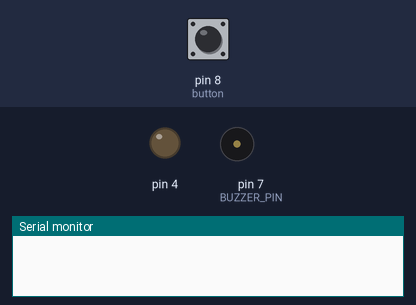
The program below on a simulated Arduino Mega 2560, built with avr-gcc and run on an emulated ATmega2560. Shown: output pins drawn as LEDs (lit = HIGH), buzzer (waves = sounding), the last lines printed to the serial monitor. The test bench sets the inputs (shaded band); at power-on: pin 8 (button) HIGH. The modem accepts every AT command (registered, SIM ready, sends succeed) and sends nothing else.

Above: at 0.1 s.
At 9.3 s:
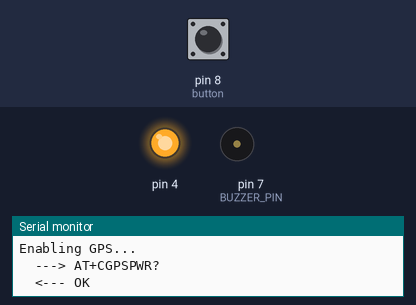
9.4 s: pin 8 (button) pulled LOW for 0.15 s
At 12.7 s:
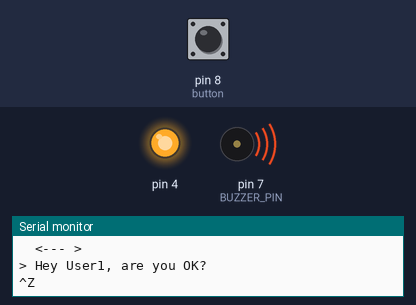
15.5 s: pin 8 (button) pulled LOW for 1 s
Timing chart, 0 to 26.9 s (numbered marks = the images above; inputs shaded):
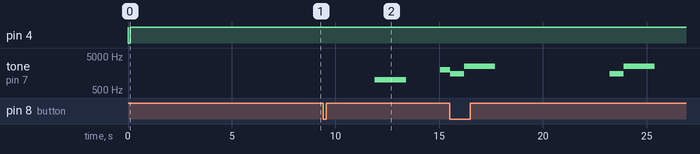

The program:

main.cpp
```cpp
#include <Arduino.h>
#include "sms.h"
#include "sms_alert.h"

int buttonstate = 0;
boolean gps_active = false;
float latitude, longitude, speed_kph, heading, altitude;
char lat[8], lon[8];

void get_gps() //get gps coordinates until it finds and store them
{
  boolean gps_success = getGpsFix(&latitude, &longitude, &speed_kph, &heading, &altitude);

  if (gps_success) //only when finds coordinates
  {
      Serial.print("GPS lat: ");
      Serial.println(latitude, 6);
      dtostrf(latitude, 7, 4, lat);
      Serial.print("GPS long: ");
      Serial.println(longitude, 6);
      dtostrf(longitude, 7, 4, lon);

      gps_active = false;
  }
  else
  {
      Serial.println("Waiting for GPS 3D fix..."); //waiting for 3d fix
  }
}

void setup()
{
  pinMode(7, OUTPUT); //buzzer
  pinMode(8, INPUT); //button

  Serial.begin(9600);

  if (!smsBackendBegin()) //start the GSM module if it's found
  {
    Serial.println(F("Couldn't initialize the GSM module"));
    while (1);
  }
}

void loop()
{
    if(digitalRead(8) == LOW)
    {
        if(buttonstate == 0)
        {
            buttonstate = 1;
        }
        else if(buttonstate == 2)
        {
            buttonstate = 3;
        }
    }

    if(buttonstate == 1)
    {
      sendSmsUser(0); //send sms to user "are you ok?"
      buttonstate = 2;
      gps_active = true;
    }
    if(gps_active && buttonstate == 2)
    {
      get_gps(); //sense gps coordinates and store them
    }
    else if(buttonstate == 3)
    {
      sendSmsEmergency(0, lat, lon); //send emergency sms to user's contacts with coord
      buttonstate = 0;
    }
}
```

sms.h
```cpp
#pragma once

// Backend-agnostic GSM interface. Exactly one backend implementation
// (sms_backend_fona.cpp or sms_backend_sim908_at.cpp) is compiled in,
// selected at build time via the SMS_BACKEND_FONA / SMS_BACKEND_SIM908_AT
// macro set per-environment in platformio.ini.

// Initializes the GSM module. Call once from setup().
// Returns false if the module can't be found/initialized.
bool smsBackendBegin();

// Sends `message` to `number`. Returns true on success.
bool sendSms(const char *number, const char *message);

// Attempts to read a GPS fix. Returns true and fills lat/lon (and, if
// supported, speed/heading/altitude) when a fix is available.
// Backends without GPS support (currently the SIM908 AT-command backend)
// always return false.
bool getGpsFix(float *lat, float *lon, float *speed_kph = nullptr, float *heading = nullptr, float *altitude = nullptr);
```

sms_alert.cpp
```cpp
#include <Arduino.h>
#include "sms.h"
#include "sms_alert.h"

static const uint8_t BUZZER_PIN = 7;
static unsigned int in_frequency = 1000;
static unsigned int en_frequency = 2000;
static unsigned int in_frequency_em = 1500;
static unsigned int en_frequency_em = 2500;
static unsigned long duration = 1500;

static char mex[30];
static String gps_string_partial = " has crashed! https://www.google.com/maps?q=";
static String gps_string;
static char gps_string_tosend[50];

static char *names[] = {"User1", "User2", "User3"}; //users' names

static char *phone_number = "+390000000000"; //placeholder phone number

static char *numbers[] = {phone_number, "+392222222222", "+4911111111111"}; //users' numbers

//emergency numbers (cols) of each user (rows)
static char *emergency_numbers[3][3] = {
    {"+392222222222", phone_number},
    {phone_number, "+4911111111111"},
    {"144", "1313", "1321"}};

static void flushSerial() //read serial if available
{
  while (Serial.available())
  {
    Serial.read();
  }
}

void sendSmsUser(int userIndex) //send sms to user "Are you ok?"
{
  delay(2500);
  tone(BUZZER_PIN, in_frequency, duration);

  sprintf(mex, "Hey %s, are you OK?", names[userIndex]);

  flushSerial();
  sendSms(numbers[userIndex], mex); //send sms
  delay(2500);
  tone(BUZZER_PIN, en_frequency, duration);
}

void sendSmsEmergency(int userIndex, const char *lat, const char *lon) //send coordinates saved to emergency list of the user
{
  for (int h = 0; h < 2; h++)
  {
    tone(BUZZER_PIN, in_frequency_em, duration);

    flushSerial();

    gps_string = names[userIndex] + gps_string_partial + lat + ", " + lon;
    gps_string.toCharArray(gps_string_tosend, 50);
    sendSms(emergency_numbers[userIndex][h], gps_string_tosend); //send sms

    tone(BUZZER_PIN, en_frequency_em, duration);
    delay(7000);
  }
}
```

sms_alert.h
```cpp
#pragma once

// "Are you OK?" safety-check flow: sends a check-in SMS to a user and, if
// unanswered, broadcasts their last known GPS position to their emergency
// contacts. Hardware-agnostic - talks to the GSM module only through
// sms.h's sendSms().

// Sends "Hey <name>, are you OK?" to the given user.
void sendSmsUser(int userIndex);

// Notifies the given user's emergency contacts with their last known
// position (lat/lon as formatted strings, e.g. from dtostrf()).
void sendSmsEmergency(int userIndex, const char *lat, const char *lon);
```

sms_backend_fona.cpp
```cpp
#include "sms.h"

#ifdef SMS_BACKEND_FONA

#include <Arduino.h>
#include <SoftwareSerial.h>
#include "Adafruit_FONA.h"

#define FONA_RX 2
#define FONA_TX 10 // 3 on uno --> 10 on mega
#define FONA_RST 4

static SoftwareSerial fonaSS = SoftwareSerial(FONA_TX, FONA_RX);
static SoftwareSerial *fonaSerial = &fonaSS;
static Adafruit_FONA fona = Adafruit_FONA(FONA_RST);

bool smsBackendBegin()
{
  fonaSerial->begin(9600);
  if (!fona.begin(*fonaSerial)) //start fona if it's found
  {
    Serial.println(F("Couldn't find FONA"));
    return false;
  }

  delay(7000);

  Serial.println(F("Enabling GPS...")); //try to enable gps
  fona.enableGPS(true);
  return true;
}

bool sendSms(const char *number, const char *message)
{
  return fona.sendSMS(const_cast<char *>(number), const_cast<char *>(message));
}

bool getGpsFix(float *lat, float *lon, float *speed_kph, float *heading, float *altitude)
{
  return fona.getGPS(lat, lon, speed_kph, heading, altitude);
}

#endif // SMS_BACKEND_FONA
```

sms_backend_sim908_at.cpp
```cpp
#include "sms.h"

#ifdef SMS_BACKEND_SIM908_AT

#include <Arduino.h>
#include <string.h>

// Raw AT-command driver for the DFRobot GPS/GPRS/GSM Module V3.0 (SIM908),
// ported from the sendSMS prototype. Talks to the module directly over
// Serial instead of a vendor library.
//
// Steps to use the shield:
//        1. Turn the S1 switch to the Prog (right side)
//        2. Turn the S2 switch to the Arduino side (left side)
//        3. Set the UART select switch to the middle position
//        4. Upload the sketch to the Arduino board
//        5. Turn the S1 switch to Comm (left side)
//        6. Reset the board
//
// wiki: http://www.dfrobot.com/wiki/index.php/GPS/GPRS/GSM_Module_V3.0_(SKU:TEL0051)

static int8_t sendATcommand(const char *ATcommand, const char *expected_answer, unsigned int timeout)
{
    uint8_t x = 0, answer = 0;
    char response[100];
    unsigned long previous;

    memset(response, '\0', 100); // Initialize the string

    delay(100);

    while (Serial.available() > 0) Serial.read(); // Clean the input buffer

    Serial.println(ATcommand); // Send the AT command

    x = 0;
    previous = millis();

    // this loop waits for the answer
    do
    {
        // if there are data in the UART input buffer, reads it and checks for the answer
        if (Serial.available() != 0)
        {
            response[x] = Serial.read();
            x++;
            // check if the desired answer is in the response of the module
            if (strstr(response, expected_answer) != NULL)
            {
                answer = 1;
            }
        }
        // Waits for the answer with time out
    } while ((answer == 0) && ((millis() - previous) < timeout));

    return answer;
}

bool smsBackendBegin()
{
  //Init the driver pins for GSM function
  pinMode(3, OUTPUT);
  pinMode(4, OUTPUT);
  pinMode(5, OUTPUT);

  digitalWrite(5, HIGH); //Output GSM Timing
  delay(1500);
  digitalWrite(5, LOW);

  digitalWrite(3, LOW);  //Enable the GSM mode
  digitalWrite(4, HIGH); //Disable the GPS mode
  delay(2000);

  delay(5000); //call ready

  sendATcommand("AT", "OK", 2000);
  Serial.println("Connecting to the network...");
  delay(5000);

  Serial.print("Setting SMS mode...");
  sendATcommand("AT+CMGF=1", "OK", 1000); // sets the SMS mode to text
  return true;
}

bool sendSms(const char *number, const char *message)
{
  char aux_string[30];

  sprintf(aux_string, "AT+CMGS=\"%s\"", number);
  if (sendATcommand(aux_string, ">", 2000) != 1) // send the SMS number
  {
    return false;
  }

  Serial.println(message);
  Serial.write(0x1A);
  return sendATcommand("", "OK", 20000) == 1;
}

bool getGpsFix(float *lat, float *lon, float *speed_kph, float *heading, float *altitude)
{
  // Not implemented for this backend yet - the SIM908's GPS is driven via a
  // separate set of AT commands (see iot-gps-arduino's gps_sensor.h for a
  // reference implementation) that this project doesn't include.
  (void)lat;
  (void)lon;
  (void)speed_kph;
  (void)heading;
  (void)altitude;
  return false;
}

#endif // SMS_BACKEND_SIM908_AT
```

Measured:
- after the input at 9.4 s, tone on pin 7 (BUZZER_PIN): silent → 1000 Hz after 2.5 s, → silent 1.5 s later, → 2000 Hz 1.7 s later
